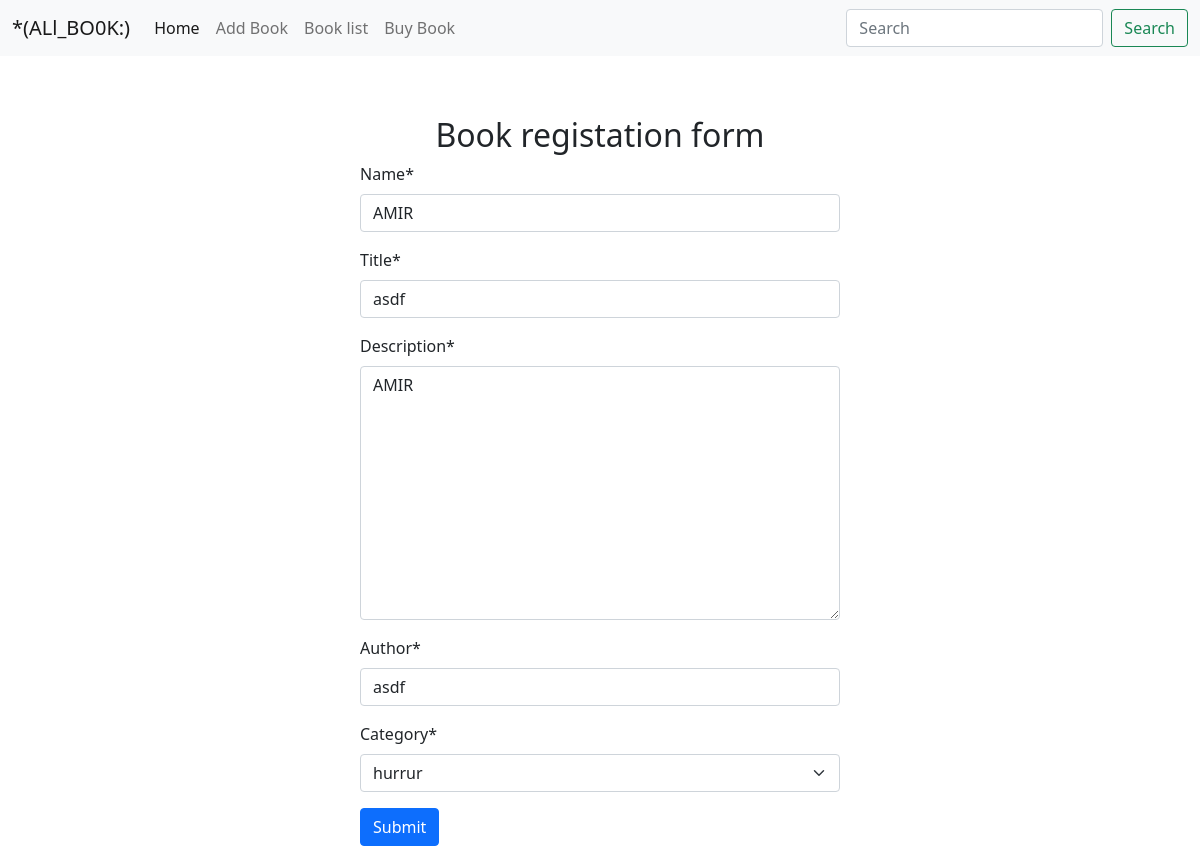
Screenshot of /updateBook/10 with the database file from the repository.
### book/models.py (models this page shows)
class BookModels(models.Model):
    Category ={
        ('category', 'category'),
        ('mistry','mistry'),
        ('ci fi','ci fi'),
        ('humar','humar'),
        ('Hurrur', 'hurrur')
    }
    name = models.CharField(max_length=100)
    title = models.CharField(max_length=100)
    description =  models.TextField()
    author = models.CharField(max_length=50)
    Category = models.CharField(max_length=30, choices=Category, default='hurrur')
    first_pub = models.DateTimeField(auto_now_add=True)
    last_pub = models.DateTimeField(auto_now=True)

### book/views.py (the view)
# urls.py: path('updateBook/<int:id>', views.updateBook, name="update")
def updateBook(request, id):
    book = models.BookModels.objects.get(pk = id)
    form = BookForms(instance = book)
    if request.method =="POST":
        books = BookForms(request.POST, instance=book)
        if books.is_valid():
            books.save()
            return redirect('bookList')
    else:
        book = BookForms()
    return render(request, './addBook/addBook.html', {'form':form})

### book/forms.py
class BookForms(forms.ModelForm):
    class Meta:
        model = BookModels
        fields = '__all__'

### book/templates/addBook/addBook.html (shortened to what this page needs)
{% extends "base.html" %}
{% block contant %}
{% load crispy_forms_tags %}
<h2 style="text-align: center; margin-top: 5%;">Book registation form</h2>
<form method="post" style="width: 40%; margin: auto; height: 500px;">
    {{form|crispy}}
    <button type="submit" class="btn btn-primary">Submit</button>
</form>
{% endblock contant %}

### rows the page displays
BookModels: name "AMIR", title "asdf", description "AMIR", author "asdf", Category "hurrur"
